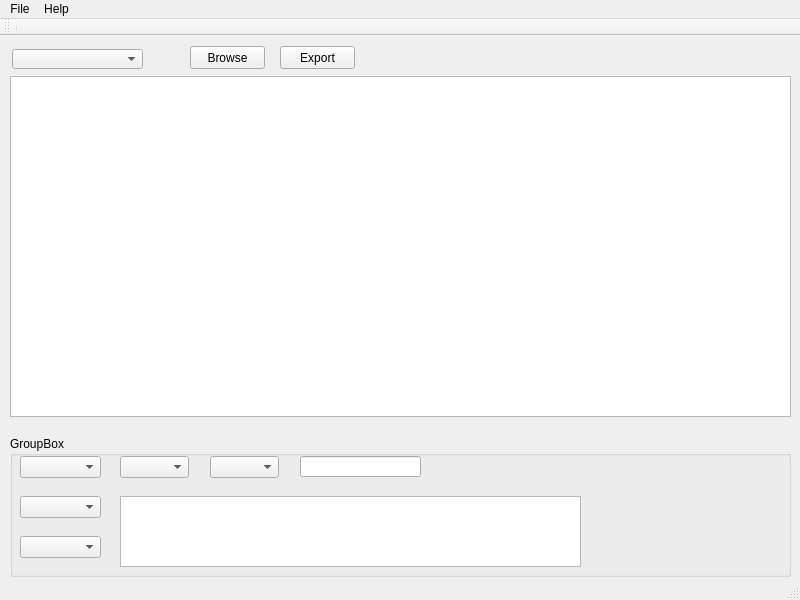
<?xml version="1.0" encoding="UTF-8"?>
<ui version="4.0">
 <class>MainWindow</class>
 <widget class="QMainWindow" name="MainWindow">
  <property name="geometry">
   <rect>
    <x>0</x>
    <y>0</y>
    <width>800</width>
    <height>600</height>
   </rect>
  </property>
  <property name="minimumSize">
   <size>
    <width>800</width>
    <height>600</height>
   </size>
  </property>
  <property name="windowTitle">
   <string>MainWindow</string>
  </property>
  <widget class="QWidget" name="centralWidget">
   <widget class="QGroupBox" name="groupBox">
    <property name="geometry">
     <rect>
      <x>10</x>
      <y>400</y>
      <width>781</width>
      <height>141</height>
     </rect>
    </property>
    <property name="title">
     <string>GroupBox</string>
    </property>
    <widget class="QComboBox" name="comboBox_2">
     <property name="geometry">
      <rect>
       <x>10</x>
       <y>20</y>
       <width>81</width>
       <height>22</height>
      </rect>
     </property>
    </widget>
    <widget class="QComboBox" name="comboBox_3">
     <property name="geometry">
      <rect>
       <x>110</x>
       <y>20</y>
       <width>69</width>
       <height>22</height>
      </rect>
     </property>
    </widget>
    <widget class="QComboBox" name="comboBox_4">
     <property name="geometry">
      <rect>
       <x>10</x>
       <y>60</y>
       <width>81</width>
       <height>22</height>
      </rect>
     </property>
    </widget>
    <widget class="QTextEdit" name="textEdit">
     <property name="geometry">
      <rect>
       <x>110</x>
       <y>60</y>
       <width>461</width>
       <height>71</height>
      </rect>
     </property>
    </widget>
    <widget class="QComboBox" name="comboBox_5">
     <property name="geometry">
      <rect>
       <x>10</x>
       <y>100</y>
       <width>81</width>
       <height>22</height>
      </rect>
     </property>
    </widget>
    <widget class="QComboBox" name="comboBox_6">
     <property name="geometry">
      <rect>
       <x>200</x>
       <y>20</y>
       <width>69</width>
       <height>22</height>
      </rect>
     </property>
    </widget>
    <widget class="QLineEdit" name="lineEdit">
     <property name="geometry">
      <rect>
       <x>290</x>
       <y>20</y>
       <width>121</width>
       <height>21</height>
      </rect>
     </property>
    </widget>
   </widget>
   <widget class="QTableView" name="tableView">
    <property name="geometry">
     <rect>
      <x>10</x>
      <y>40</y>
      <width>781</width>
      <height>341</height>
     </rect>
    </property>
    <property name="sizePolicy">
     <sizepolicy hsizetype="Expanding" vsizetype="Expanding">
      <horstretch>0</horstretch>
      <verstretch>0</verstretch>
     </sizepolicy>
    </property>
   </widget>
   <widget class="QPushButton" name="browseFileButton">
    <property name="geometry">
     <rect>
      <x>190</x>
      <y>10</y>
      <width>75</width>
      <height>23</height>
     </rect>
    </property>
    <property name="sizePolicy">
     <sizepolicy hsizetype="Fixed" vsizetype="Fixed">
      <horstretch>0</horstretch>
      <verstretch>0</verstretch>
     </sizepolicy>
    </property>
    <property name="text">
     <string>Browse</string>
    </property>
   </widget>
   <widget class="QPushButton" name="exportButton">
    <property name="geometry">
     <rect>
      <x>280</x>
      <y>10</y>
      <width>75</width>
      <height>23</height>
     </rect>
    </property>
    <property name="sizePolicy">
     <sizepolicy hsizetype="Fixed" vsizetype="Fixed">
      <horstretch>0</horstretch>
      <verstretch>0</verstretch>
     </sizepolicy>
    </property>
    <property name="text">
     <string>Export</string>
    </property>
   </widget>
   <widget class="QComboBox" name="comboBox">
    <property name="geometry">
     <rect>
      <x>12</x>
      <y>13</y>
      <width>131</width>
      <height>20</height>
     </rect>
    </property>
   </widget>
  </widget>
  <widget class="QMenuBar" name="menuBar">
   <property name="geometry">
    <rect>
     <x>0</x>
     <y>0</y>
     <width>800</width>
     <height>21</height>
    </rect>
   </property>
   <widget class="QMenu" name="menuFile">
    <property name="title">
     <string>File</string>
    </property>
    <addaction name="actionExit"/>
    <addaction name="actionSave"/>
    <addaction name="separator"/>
    <addaction name="actionImport"/>
    <addaction name="actionExport"/>
    <addaction name="separator"/>
    <addaction name="actionExit_2"/>
   </widget>
   <widget class="QMenu" name="menuHelp">
    <property name="title">
     <string>Help</string>
    </property>
    <addaction name="actionAbout"/>
   </widget>
   <addaction name="menuFile"/>
   <addaction name="menuHelp"/>
  </widget>
  <widget class="QToolBar" name="mainToolBar">
   <attribute name="toolBarArea">
    <enum>TopToolBarArea</enum>
   </attribute>
   <attribute name="toolBarBreak">
    <bool>false</bool>
   </attribute>
   <addaction name="separator"/>
  </widget>
  <widget class="QStatusBar" name="statusBar"/>
  <action name="actionExit">
   <property name="text">
    <string>Open</string>
   </property>
  </action>
  <action name="actionSave">
   <property name="text">
    <string>Save</string>
   </property>
  </action>
  <action name="actionImport">
   <property name="text">
    <string>Import</string>
   </property>
  </action>
  <action name="actionExport">
   <property name="text">
    <string>Export</string>
   </property>
  </action>
  <action name="actionExit_2">
   <property name="text">
    <string>Exit</string>
   </property>
  </action>
  <action name="actionAbout">
   <property name="text">
    <string>About</string>
   </property>
  </action>
 </widget>
 <layoutdefault spacing="6" margin="11"/>
 <resources/>
 <connections/>
</ui>
